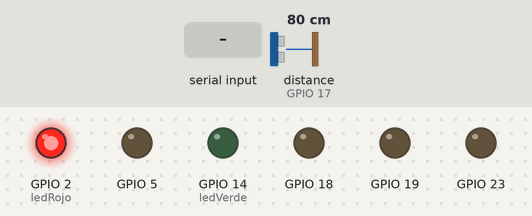
This sketch was run on a simulated ESP32. Parts: output pins drawn as LEDs (lit = HIGH). Wiring (inferred from the names in the program): ultrasonic range finder: trigger GPIO 27; echo GPIO 17. Inputs (shaded band) come from the test bench; at power-on: distance to the obstacle (sensor on GPIO 17) 80 cm. The echo pulse lasts 58.3 µs per cm; nothing arrives over Bluetooth unless stated; pins used as bus, display or sensor lines are not drawn; what the sketch prints to the serial monitor is not drawn.

Above: at 2.2 s.
2.3 s: "F" received over Serial
At 3.5 s:
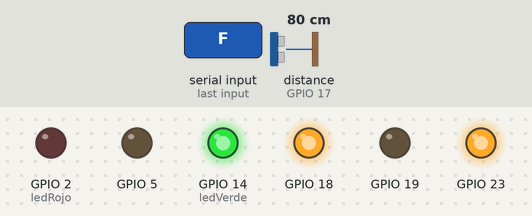
3.8 s: "B" received over the second serial link
At 4.6 s:
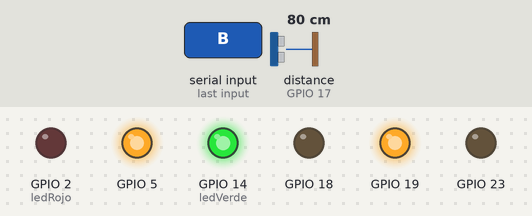
5.3 s: "L" received over Serial
At 5.6 s:
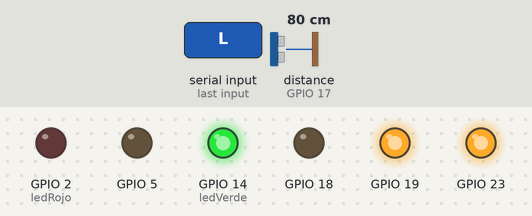
6.8 s: "R" received over the second serial link
At 7.8 s:
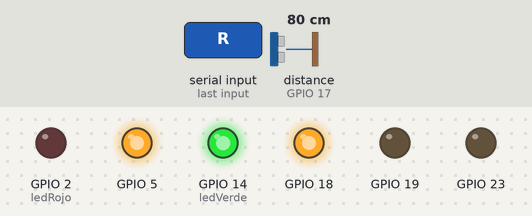
8.3 s: "1" received over Serial
At 8.8 s:
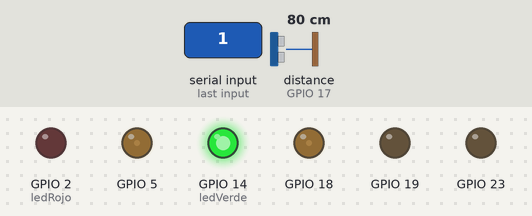
9.8 s: "F" received over the second serial link
At 10.8 s:
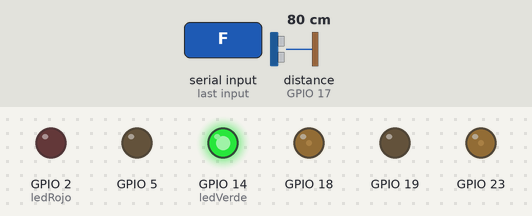
Timing chart, 0 to 12.3 s (numbered marks = the images above; inputs shaded):
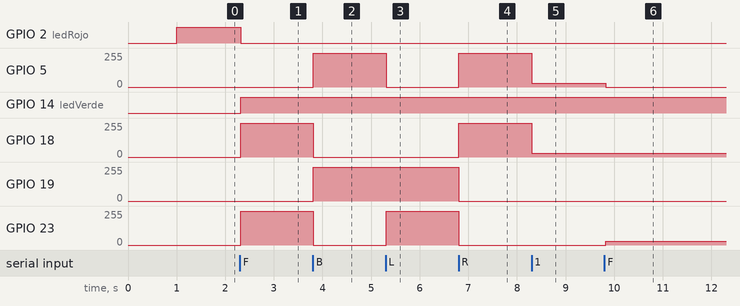

Measured:
- after the input at 2.3 s, GPIO 2 (ledRojo): HIGH → LOW at once; GPIO 14 (ledVerde): LOW → HIGH at once; GPIO 18, GPIO 23: 0/255 → 254/255 at once
- after the input at 3.8 s, GPIO 5, GPIO 19: 0/255 → 254/255 at once; GPIO 18, GPIO 23: 254/255 → 0/255 at once
- after the input at 5.3 s, GPIO 5: 254/255 → 0/255 at once; GPIO 23: 0/255 → 254/255 at once
- after the input at 6.8 s, GPIO 5, GPIO 18: 0/255 → 254/255 at once; GPIO 19, GPIO 23: 254/255 → 0/255 at once
- after the input at 8.3 s, GPIO 5, GPIO 18: 254/255 → 28/255 at once
- after the input at 9.8 s, GPIO 5: 28/255 → 0/255 at once; GPIO 23: 0/255 → 28/255 at once

The sketch:

4ruedas.ino
```cpp
#include <Arduino.h>
#include <driver/ledc.h>
#include "BluetoothSerial.h"
#include <WiFi.h> // Se incluye pero no se usa, lo mantengo para consistencia con tu código original.

// --- DECLARACIONES Y CONSTANTES ---
BluetoothSerial SerialBT;
// Pines del sensor ultrasónico
const int trigPin = 27;
const int echoPin = 17;
// Pines de control del puente H (motores)
const int IN1 = 18; // Motor Izquierdo, dirección A
const int IN2 = 19; // Motor Izquierdo, dirección B
const int IN3 = 23; // Motor Derecho, dirección A
const int IN4 = 5;  // Motor Derecho, dirección B
// Pines de los LEDs de estado
const int ledRojo = 2;
const int ledVerde = 14;

// Configuración de PWM para los motores
const int pwmFreq = 30000;
const ledc_timer_t pwmTimer = LEDC_TIMER_0;
const ledc_mode_t pwmMode = LEDC_HIGH_SPEED_MODE;
const ledc_timer_bit_t pwmResolution = LEDC_TIMER_8_BIT; // 0-255 de resolución
// Canales PWM para cada pin
const int pwmChannel_IN1 = LEDC_CHANNEL_0;
const int pwmChannel_IN2 = LEDC_CHANNEL_1;
const int pwmChannel_IN3 = LEDC_CHANNEL_2;
const int pwmChannel_IN4 = LEDC_CHANNEL_3;

// --- VARIABLES GLOBALES ---
int velocidad = 255;
bool autoEvasion = false; // Inicia en modo manual, se activa con un comando
int distancia = 0;
bool enMovimiento = false; // Bandera para el estado de los LEDs

// Variables para la máquina de estados de evasión
bool evadiendo = false;
int pasoEvasion = 0;
unsigned long tiempoInicioPaso = 0;
char ultimoComandoManual = 'S'; // Almacena el último comando de movimiento manual

// --- PROTOTIPOS DE FUNCIONES ---
void procesarComando(char comando);
void reanudarMovimientoManual();
void manejarEvasionStateMachine();
void actualizarLEDs();
void detenerMotores();
void moverAdelante();
void moverAtras();
void girarIzquierda();
void girarDerecha();

// --- FUNCIONES DE MOVIMIENTO (USANDO PWM) ---
// Configura el ciclo de trabajo (duty_cycle) para un canal PWM
void setMotorPWM(int channel, int duty_cycle) {
  ledc_set_duty(pwmMode, (ledc_channel_t)channel, duty_cycle);
  ledc_update_duty(pwmMode, (ledc_channel_t)channel);
}

// Funciones para los movimientos básicos
void moverAdelante() {
  setMotorPWM(pwmChannel_IN1, velocidad);
  setMotorPWM(pwmChannel_IN2, 0);
  setMotorPWM(pwmChannel_IN3, velocidad);
  setMotorPWM(pwmChannel_IN4, 0);
  enMovimiento = true;
}

void moverAtras() {
  setMotorPWM(pwmChannel_IN1, 0);
  setMotorPWM(pwmChannel_IN2, velocidad);
  setMotorPWM(pwmChannel_IN3, 0);
  setMotorPWM(pwmChannel_IN4, velocidad);
  enMovimiento = true;
}

void girarIzquierda() {
  setMotorPWM(pwmChannel_IN1, 0);
  setMotorPWM(pwmChannel_IN2, velocidad);
  setMotorPWM(pwmChannel_IN3, velocidad);
  setMotorPWM(pwmChannel_IN4, 0);
  enMovimiento = true;
}

void girarDerecha() {
  setMotorPWM(pwmChannel_IN1, velocidad);
  setMotorPWM(pwmChannel_IN2, 0);
  setMotorPWM(pwmChannel_IN3, 0);
  setMotorPWM(pwmChannel_IN4, velocidad);
  enMovimiento = true;
}

void detenerMotores() {
  setMotorPWM(pwmChannel_IN1, 0);
  setMotorPWM(pwmChannel_IN2, 0);
  setMotorPWM(pwmChannel_IN3, 0);
  setMotorPWM(pwmChannel_IN4, 0);
  enMovimiento = false;
}


// --- SETUP ---
void setup() {
  delay(1000);
  Serial.begin(115200);

  // Configurar pines de sensor y LEDs
  pinMode(trigPin, OUTPUT);
  pinMode(echoPin, INPUT);
  pinMode(ledRojo, OUTPUT);
  pinMode(ledVerde, OUTPUT);

  // Configuración de los temporizadores y canales PWM del ESP32
  ledc_timer_config_t timer_conf = {
    .speed_mode = pwmMode,
    .duty_resolution = pwmResolution,
    .timer_num = pwmTimer,
    .freq_hz = pwmFreq,
    .clk_cfg = LEDC_AUTO_CLK
  };
  ledc_timer_config(&timer_conf);

  // Configuración de los canales PWM para cada pin del puente H
  ledc_channel_config_t ledc_conf_in1 = { .gpio_num = IN1, .speed_mode = pwmMode, .channel = (ledc_channel_t)pwmChannel_IN1, .timer_sel = pwmTimer, .duty = 0 };
  ledc_channel_config(&ledc_conf_in1);
  ledc_channel_config_t ledc_conf_in2 = { .gpio_num = IN2, .speed_mode = pwmMode, .channel = (ledc_channel_t)pwmChannel_IN2, .timer_sel = pwmTimer, .duty = 0 };
  ledc_channel_config(&ledc_conf_in2);
  ledc_channel_config_t ledc_conf_in3 = { .gpio_num = IN3, .speed_mode = pwmMode, .channel = (ledc_channel_t)pwmChannel_IN3, .timer_sel = pwmTimer, .duty = 0 };
  ledc_channel_config(&ledc_conf_in3);
  ledc_channel_config_t ledc_conf_in4 = { .gpio_num = IN4, .speed_mode = pwmMode, .channel = (ledc_channel_t)pwmChannel_IN4, .timer_sel = pwmTimer, .duty = 0 };
  ledc_channel_config(&ledc_conf_in4);

  detenerMotores();
  actualizarLEDs();
  SerialBT.begin("4Ruedas_ESP32");
  Serial.println("--- Robot listo para operar ---");
}

// --- LOOP PRINCIPAL ---
void loop() {
  // 1. Procesar comandos Bluetooth/Serial
  if (SerialBT.available()) { procesarComando(SerialBT.read()); }
  if (Serial.available()) { procesarComando(Serial.read()); }

  // 2. Medir distancia con el sensor ultrasónico
  digitalWrite(trigPin, LOW);
  delayMicroseconds(2);
  digitalWrite(trigPin, HIGH);
  delayMicroseconds(10);
  digitalWrite(trigPin, LOW);
  long duracion = pulseIn(echoPin, HIGH, 30000);
  distancia = duracion * 0.034 / 2;

  // 3. Lógica principal: manejar la evasión o detectar nuevos obstáculos
  if (evadiendo) {
    manejarEvasionStateMachine();
  } else {
    // Si estamos en modo de evasión automática, el último comando fue "adelante"
    // y detectamos un obstáculo real (distancia > 0 y cerca), iniciamos la evasión.
    if (autoEvasion && ultimoComandoManual == 'F' && distancia > 0 && distancia < 20) {
      Serial.print("¡Obstáculo a ");
      Serial.print(distancia);
      Serial.println(" cm! Iniciando evasión.");
      evadiendo = true;
      pasoEvasion = 0;
      // Llamamos a la función de la máquina de estados inmediatamente
      // para que el robot se detenga en este mismo ciclo del loop.
      manejarEvasionStateMachine();
    }
  }
  delay(20);
}


// --- FUNCIONES AUXILIARES ---

// Actualiza el estado de los LEDs según si el robot se está moviendo
void actualizarLEDs() {
  digitalWrite(ledVerde, enMovimiento); // Verde encendido si se mueve
  digitalWrite(ledRojo, !enMovimiento); // Rojo encendido si está detenido
}

// Procesa un comando de carácter
void procesarComando(char comando) {
  char cmdUpper = toupper(comando);

  // Si estamos evadiendo, solo el comando de PARAR ('S') puede interrumpir.
  if (evadiendo && cmdUpper != 'S') {
    return;
  }

  switch (cmdUpper) {
    case 'F': moverAdelante(); ultimoComandoManual = 'F'; break;
    case 'B': moverAtras(); ultimoComandoManual = 'B'; break;
    case 'L': girarIzquierda(); ultimoComandoManual = 'L'; break;
    case 'R': girarDerecha(); ultimoComandoManual = 'R'; break;
    case 'S': detenerMotores(); ultimoComandoManual = 'S'; evadiendo = false; break;

    // Comando para activar/desactivar la evasión automática
    case 'A':
      autoEvasion = !autoEvasion;
      Serial.println(autoEvasion ? "Auto-evasion: ON" : "Auto-evasion: OFF");
      // Si se desactiva la auto-evasión, detenemos los motores inmediatamente
      if (!autoEvasion) {
        detenerMotores();
        ultimoComandoManual = 'S';
      }
      break;

    // Control de velocidad
    case '1': case '2': case '3': case '4': case '5':
    case '6': case '7': case '8': case '9': case '0':
      if (cmdUpper == '1') velocidad = 28;
      if (cmdUpper == '2') velocidad = 56;
      if (cmdUpper == '3') velocidad = 85;
      if (cmdUpper == '4') velocidad = 113;
      if (cmdUpper == '5') velocidad = 141;
      if (cmdUpper == '6') velocidad = 170;
      if (cmdUpper == '7') velocidad = 198;
      if (cmdUpper == '8') velocidad = 226;
      if (cmdUpper == '9' || cmdUpper == '0') velocidad = 255;
      if (enMovimiento) {
        reanudarMovimientoManual();
      } // Reaplicar el movimiento con la nueva velocidad
      break;

    default:
      return; // Ignorar comandos no reconocidos
  }

  actualizarLEDs(); // Actualizar los LEDs después de cada comando válido
}

// Reanuda el movimiento del robot después de un cambio de velocidad
void reanudarMovimientoManual() {
  procesarComando(ultimoComandoManual);
}

// Máquina de estados para la evasión de obstáculos
void manejarEvasionStateMachine() {
  unsigned long tiempoTranscurrido = millis() - tiempoInicioPaso;
  switch (pasoEvasion) {
    case 0: // Detenerse antes de la maniobra
      detenerMotores();
      pasoEvasion = 1;
      tiempoInicioPaso = millis();
      break;
    case 1: // Retroceder por 500ms
      moverAtras();
      if (tiempoTranscurrido >= 500) {
        pasoEvasion = 2;
        tiempoInicioPaso = millis();
      }
      break;
    case 2: // Girar por 400ms
      girarIzquierda();
      if (tiempoTranscurrido >= 400) {
        pasoEvasion = 3;
        tiempoInicioPaso = millis();
      }
      break;
    case 3: // Maniobra completada, reanudar
      detenerMotores();
      evadiendo = false;
      Serial.println("Evasión completada. Reanudando...");
      reanudarMovimientoManual();
      break;
  }
  actualizarLEDs();
}
```
